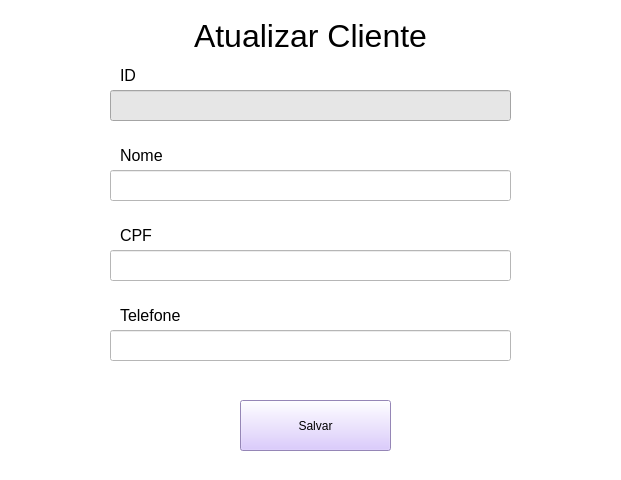
<?xml version="1.0" encoding="UTF-8"?>
<ui version="4.0">
 <class>MainWindow</class>
 <widget class="QMainWindow" name="MainWindow">
  <property name="geometry">
   <rect><x>0</x><y>0</y><width>621</width><height>480</height></rect>
  </property>
  <property name="windowTitle"><string>MainWindow</string></property>
  <property name="styleSheet">
   <string notr="true">background-color: rgb(255, 255, 255);</string>
  </property>
  <widget class="QWidget" name="centralwidget">

   <widget class="QLabel" name="label">
    <property name="geometry">
     <rect><x>0</x><y>10</y><width>621</width><height>51</height></rect>
    </property>
    <property name="font">
     <font><family>Microsoft Sans Serif</family><pointsize>24</pointsize></font>
    </property>
    <property name="text"><string>Atualizar Cliente</string></property>
    <property name="alignment"><set>AlignCenter</set></property>
   </widget>

   <!-- ID (bloqueado) -->
   <widget class="QLabel" name="label_id">
    <property name="geometry">
     <rect><x>120</x><y>50</y><width>181</width><height>51</height></rect>
    </property>
    <property name="font">
     <font><family>Microsoft Sans Serif</family><pointsize>12</pointsize></font>
    </property>
    <property name="text"><string>ID</string></property>
    <property name="alignment"><set>AlignVCenter</set></property>
   </widget>
   <widget class="QLineEdit" name="txt_idAtualizarCliente">
    <property name="geometry">
     <rect><x>110</x><y>90</y><width>401</width><height>31</height></rect>
    </property>
    <property name="readOnly"><bool>true</bool></property>
    <property name="styleSheet">
     <string notr="true">background-color: rgb(230, 230, 230); color: rgb(100, 100, 100);</string>
    </property>
   </widget>

   <!-- Nome -->
   <widget class="QLabel" name="label_2">
    <property name="geometry">
     <rect><x>120</x><y>130</y><width>181</width><height>51</height></rect>
    </property>
    <property name="font">
     <font><family>Microsoft Sans Serif</family><pointsize>12</pointsize></font>
    </property>
    <property name="text"><string>Nome</string></property>
    <property name="alignment"><set>AlignVCenter</set></property>
   </widget>
   <widget class="QLineEdit" name="txt_nomeAtualizarCliente">
    <property name="geometry">
     <rect><x>110</x><y>170</y><width>401</width><height>31</height></rect>
    </property>
   </widget>

   <!-- CPF -->
   <widget class="QLabel" name="label_3">
    <property name="geometry">
     <rect><x>120</x><y>210</y><width>181</width><height>51</height></rect>
    </property>
    <property name="font">
     <font><family>Microsoft Sans Serif</family><pointsize>12</pointsize></font>
    </property>
    <property name="text"><string>CPF</string></property>
    <property name="alignment"><set>AlignVCenter</set></property>
   </widget>
   <widget class="QLineEdit" name="txt_cpfAtualizarCliente">
    <property name="geometry">
     <rect><x>110</x><y>250</y><width>401</width><height>31</height></rect>
    </property>
   </widget>

   <!-- Telefone -->
   <widget class="QLabel" name="label_4">
    <property name="geometry">
     <rect><x>120</x><y>290</y><width>181</width><height>51</height></rect>
    </property>
    <property name="font">
     <font><family>Microsoft Sans Serif</family><pointsize>12</pointsize></font>
    </property>
    <property name="text"><string>Telefone</string></property>
    <property name="alignment"><set>AlignVCenter</set></property>
   </widget>
   <widget class="QLineEdit" name="txt_telefoneAtualizarCliente">
    <property name="geometry">
     <rect><x>110</x><y>330</y><width>401</width><height>31</height></rect>
    </property>
   </widget>

   <!-- Botão -->
   <widget class="QPushButton" name="bt_confirmarAtualizarCliente">
    <property name="geometry">
     <rect><x>240</x><y>400</y><width>151</width><height>51</height></rect>
    </property>
    <property name="styleSheet">
     <string notr="true">background-color: rgb(209, 187, 255);</string>
    </property>
    <property name="text"><string>Salvar</string></property>
   </widget>

  </widget>
  <widget class="QStatusBar" name="statusbar"/>
 </widget>
 <resources/>
 <connections/>
</ui>
